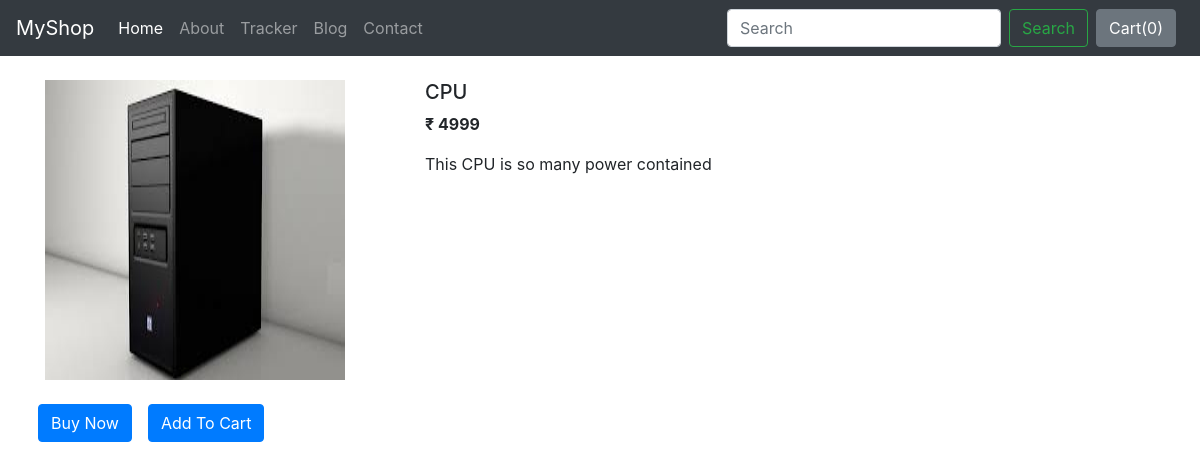
The page /shop/products/4 on the database its author committed.
### shop/models.py (models this page shows)
class Product(models.Model):
    product_id = models.AutoField
    product_name = models.CharField(max_length=100)
    categories = models.CharField(max_length=50, default="")
    subcategories = models.CharField(max_length=50,default="")
    price = models.IntegerField(default=0)
    desc = models.CharField(max_length=300)
    pub_date = models.DateField()
    image = models.ImageField(upload_to="shop/images", default="")
    def __str__(self):
        return self.product_name

### shop/views.py (the view)
# urls.py: path("products/<int:myid>",views.prodview, name="Productviews"),
def prodview(request, myid):
    product = Product.objects.filter(id=myid)
    print(product)
    return render(request, "shop/prodview.html", {'product': product[0]})

### shop/templates/shop/prodview.html (shortened to what this page needs)
{% extends 'shop/basic.html' %}
{% block body %}
{% load static %}
<div class="container">
     <div class="row my-4">
    <div class="col-md-4">
               <img src="/media/{{product.image}}" height="300px" width="300px" alt="Product Image">
        <br>
        <br>
          <div class="row my-8 " style="text-align:center;">
           <button class="btn btn-primary mx-2">Buy Now</button>
           <button class="btn btn-primary mx-2">Add To Cart</button>
         </div>
    </div>
    <div class="col-md-8">
        <h5>{{product.product_name}}</h5>
        <p>
         <b>₹ {{product.price}}</b>
        </p>
         <p>
            {{product.desc }}
        </p>
    </div>
           </div>
</div>
{% endblock body %}

### rows shown on the page
Product: image (picture), product_name "CPU", price "4999", desc "This CPU is so many power contained"
